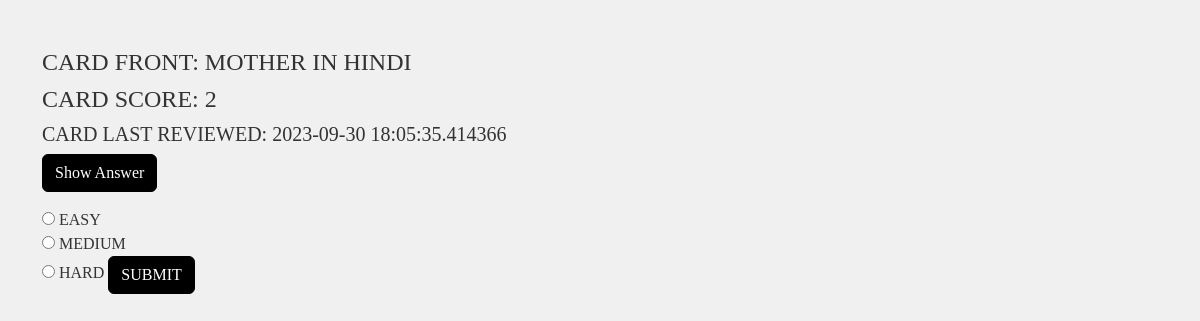
/review_cards/1, run on the app's committed database.
### app.py (models this page shows)
class Card(db.Model):
        id = db.Column(db.Integer, primary_key = True, autoincrement=True)
        front = db.Column(db.String(200), nullable = False)
        back = db.Column(db.String(200), nullable = False)
        card_score = db.Column(db.Integer, nullable = False , default = 2)
        last_reviewed = db.Column(db.DateTime , default = datetime.now())
        deck_id = db.Column(db.Integer, db.ForeignKey('deck.id'), nullable=False)
        card_deck = relationship('Deck', overlaps="cards" )

### app.py (the view)
@app.route('/review_cards/<int:deck_id>', methods=['GET', 'POST'])
def review_cards(deck_id):
    deck = Deck.query.get_or_404(deck_id)
    cards = deck.cards
    cards = [card for card in cards if card.card_score != 0]
    cards_left = len(cards)
    random.shuffle(cards)
    if cards:
        return render_template('review_cards.html', card=cards[0], cards_left = cards_left)
    else:
        deck.last_reviewed = datetime.now()
        db.session.add(deck)
        db.session.commit()
        return redirect(f'/user_dashboard/{deck.deck_user.id}?msg=No cards to review')

### templates/review_cards.html (shortened to what this page needs)
<!DOCTYPE html>
<html lang="en">
<head>
    <link href="https://cdn.jsdelivr.net/npm/bootstrap@5.3.2/dist/css/bootstrap.min.css" rel="stylesheet">
</head>
<body>
    <div class="container mt-5">
        <h4>CARD FRONT: {{card.front}}</h4>
        <h4>CARD SCORE: {{card.card_score}}</h4>
        <h5>CARD LAST REVIEWED: {{card.last_reviewed}}</h5>
        <button onclick="toggleAnswer()" class="btn btn-custom">Show Answer</button>
        <form action="/update_score/{{card.id }}" method="POST" class="mt-3">
            <input type="radio" id="html" name="score" value="0">
            <label for="EASY">EASY</label><br>
            <input type="radio" id="css" name="score" value="1">
            <label for="MEDIUM">MEDIUM</label><br>
            <input type="radio" id="javascript" name="score" value="2">
            <label for="HARD">HARD</label>
            <button type="submit" class="btn btn-custom">SUBMIT</button>
        </form>
    </div>
</body>
</html>

### templates/review_cards.html (style rules this page uses)
body { font-family: "Times New Roman", Times, serif; background-image: url('/static/background.png'); background-color: #f0f0f0; color: #333; }
.btn-custom { background-color: black; color: white; border-color: black; }
.btn-custom, .btn-custom:hover { color: white; }

### data on the page
Card: front "MOTHER IN HINDI", card_score "2", last_reviewed "2023-09-30 18:05:35.414366"
